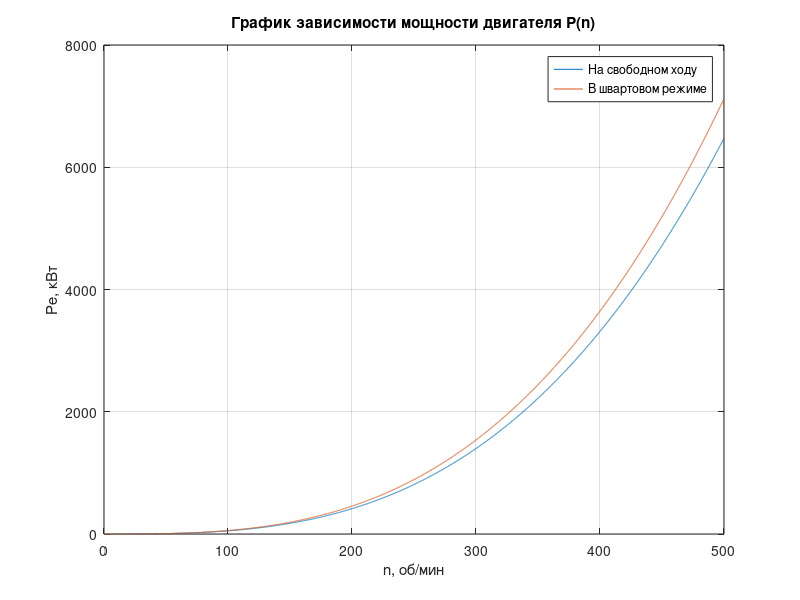

MATLAB code to generate this figure:
n = 0:0.05:500;
P1 = (0.0518/1000).*(n.^3);
P2 = (1.1 *0.0518/1000).*(n.^3);
plot(n,P1,n,P2)
grid on
title('График зависимости мощности двигателя P(n)')
xlabel('n, об/мин')
ylabel('Pe, кВт')
legend('На свободном ходу','В швартовом режиме')
